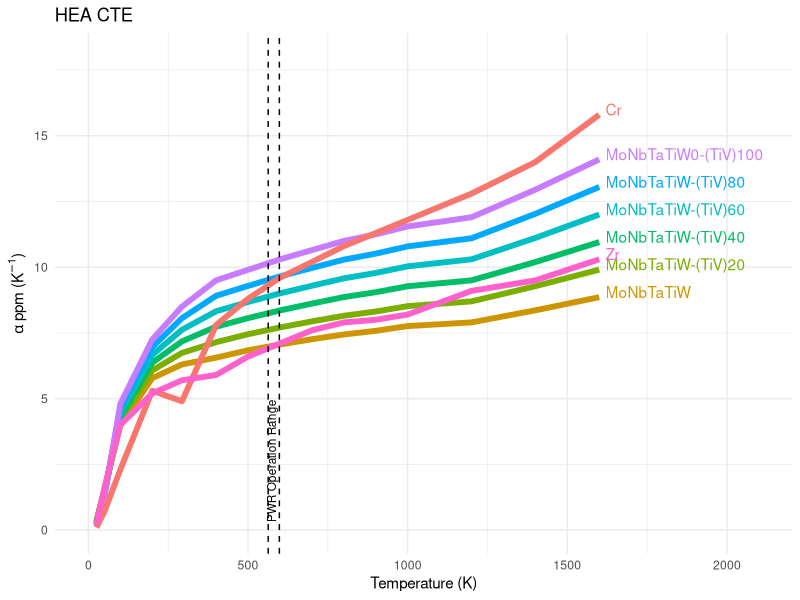

The R script that drew this image:
## ---- chunk 1
knitr::opts_chunk$set(echo = TRUE,warning = FALSE, message = FALSE)
## ---- chunk 2
library(tidyverse)
library(gganimate)
library(readxl)
## ---- chunk 3
interlayer_ <- read_excel(file.path("interlayer.xlsx"))

interlayer <- interlayer_ %>% 
  pivot_longer(cols = c(colnames(interlayer_)[2],colnames(interlayer_)[9:15]),names_to = c("composition"),values_to=c("CTE"))

new <- interlayer %>% filter(composition %in% c("Zr","Cr")) %>%
  rename("comp"="composition")
## ---- chunk 4
p <- interlayer %>% 
  filter(!composition %in% c("Zr","Cr")) %>% 
  ggplot(aes(Temp,CTE,colour = composition))+
  geom_text(aes(label = ifelse(Temp == 1600,composition,"")),hjust = 0, nudge_y = 0.2,nudge_x = 20)+
  geom_text(data = new,aes(colour = comp,label = ifelse(Temp == 1600,comp,"")),hjust = 0, nudge_y = 0.2,nudge_x = 20)+
  theme_minimal()+
  labs(title="HEA CTE",
       x="Temperature (K)",
       y=expression(paste(alpha, " ppm ", "(",K^-1,")")))+
  geom_line(size = 2)+
  geom_line(size = 2,data = new,aes(Temp, CTE, colour = comp))+
  theme(legend.position = "none")+
  lims(x=c(0,2100),y=c(0,18))+
  annotate("text",x=300+273.15,y=1,angle=90,label="PWR Operation Range",size=3,hjust=0.15)+
  geom_vline(aes(xintercept=273.15+290),lty=2)+
   geom_vline(aes(xintercept=273.15+325),lty=2)
## ---- chunk 5
p
## ---- chunk 6
anim <- p + transition_states(composition,
                    transition_length = 10,
                    state_length = 1)+
  ggtitle('HEA Linear Coefficients of Thermal Expansion',
          subtitle = 'Showing {closest_state}')+
   ease_aes('cubic-in-out')
animate(anim)
